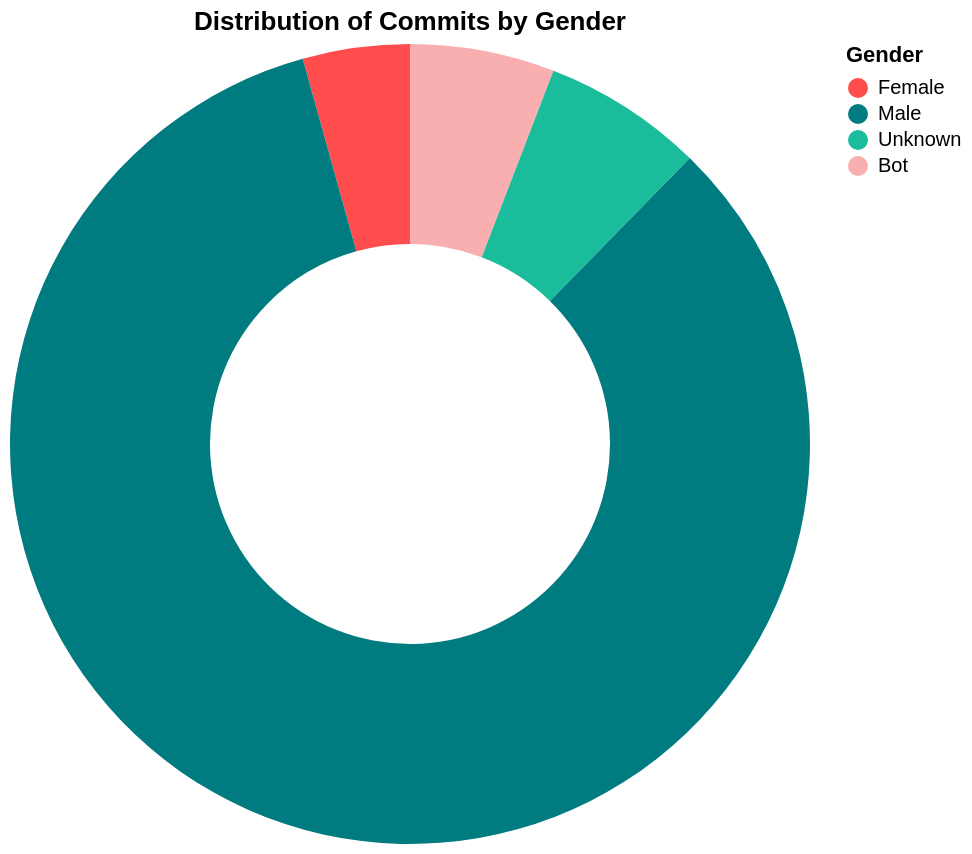

Write notebook code for a chart like this one.
### Code cell
import altair as alt

gender_distribution = data.groupby('gender')['count'].sum().reset_index()

colors=["#FF4C4C", "#007B7F", "#1ABC9C", "#F9AFAF"]

chart = alt.Chart(gender_distribution).mark_arc(innerRadius=100).encode(
    theta=alt.Theta(field='count', type='quantitative', stack='zero'),
    color=alt.Color('gender:N', scale=alt.Scale(domain=['female', 'male', 'unknown', 'bot'], range=colors),
                    legend=alt.Legend(title='Gender', 
                                      labelExpr="{'male':'Male', 'female':'Female', 'unknown':'Unknown', 'bot':'Bot'}[datum.label]")),
    tooltip=['gender:N', 'count:Q']
).properties(
    title='Distribution of Commits by Gender',
    width=400,
    height=400
).configure_view(
    stroke=None
).interactive()

chart.show()

### Figure 1 — Vega-Lite specification as saved in the notebook (floating-point values rounded to 4 significant figures)
{"config": {"view": {"continuousWidth": 300, "continuousHeight": 300, "stroke": null}}, "data": {"name": "data-b017d8080f3937a95ff2cc0dcaea8694"}, "mark": {"type": "arc", "innerRadius": 100}, "encoding": {"color": {"field": "gender", "legend": {"labelExpr": "{'male':'Male', 'female':'Female', 'unknown':'Unknown', 'bot':'Bot'}[datum.label]", "title": "Gender"}, "scale": {"domain": ["female", "male", "unknown", "bot"], "range": ["#FF4C4C", "#007B7F", "#1ABC9C", "#F9AFAF"]}, "type": "nominal"}, "theta": {"field": "count", "stack": "zero", "type": "quantitative"}, "tooltip": [{"field": "gender", "type": "nominal"}, {"field": "count", "type": "quantitative"}]}, "height": 400, "params": [{"name": "param_87", "select": {"type": "interval", "encodings": ["x", "y"]}, "bind": "scales"}], "title": "Distribution of Commits by Gender", "width": 400, "$schema": "https://vega.github.io/schema/vega-lite/v5.20.1.json", "datasets": {"data-b017d8080f3937a95ff2cc0dcaea8694": [{"gender": "bot", "count": 308}, {"gender": "female", "count": 228}, {"gender": "male", "count": 4396}, {"gender": "unknown", "count": 342}]}}
